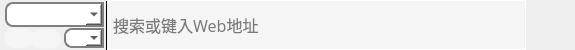
<?xml version="1.0" encoding="UTF-8"?>
<ui version="4.0">
 <class>Widget</class>
 <widget class="QWidget" name="Widget">
  <property name="windowModality">
   <enum>Qt::ApplicationModal</enum>
  </property>
  <property name="geometry">
   <rect>
    <x>0</x>
    <y>0</y>
    <width>575</width>
    <height>50</height>
   </rect>
  </property>
  <property name="windowTitle">
   <string>SimpleSearch</string>
  </property>
  <property name="windowIcon">
   <iconset>
    <normaloff>ApplicationIcon.ico</normaloff>ApplicationIcon.ico</iconset>
  </property>
  <property name="styleSheet">
   <string notr="true"/>
  </property>
  <widget class="QComboBox" name="edgeCombo">
   <property name="geometry">
    <rect>
     <x>5</x>
     <y>2</y>
     <width>99</width>
     <height>25</height>
    </rect>
   </property>
   <property name="font">
    <font>
     <pointsize>10</pointsize>
    </font>
   </property>
   <property name="cursor">
    <cursorShape>PointingHandCursor</cursorShape>
   </property>
   <property name="styleSheet">
    <string notr="true">/*
QComboBox {
	background-color: rgb(245, 245, 245);
	border-top-left-radius:8px;
    border-bottom-left-radius:8px;
	border-style:solid;
	border-width:1px;
}
*/

/* 未下拉时，QComboBox的样式 */
QComboBox {
    border: 2px solid gray;   /* 边框 */
	border-top-left-radius:8px;
    border-bottom-left-radius:8px;
    padding: 1px 18px 2px 3px;   /* 字体填衬 */
    color: rgb(0,0,0);
	background-color:rgb(255,255,255); 
}

/* 下拉后，整个下拉窗体样式 */
QComboBox QAbstractItemView {
    outline: 2px solid gray;   /* 选定项的虚框 */
    color: black;
    border: 2px solid gray;   /* 整个下拉窗体的边框 */
    background-color:rgb(255,255,255);    /* 整个下拉窗体的背景色 */
	selection-background-color: rgb(0,0,0);
}

/* 下拉后，整个下拉窗体越过每项的样式 */
QComboBox QAbstractItemView::item:hover {
	color: white;
    background-color:rgb(0,0,0);   /* 整个下拉窗体越过每项的背景色 */
}

/* 下拉后，整个下拉窗体被选择的每项的样式 */
QComboBox QAbstractItemView::item:selected {
	color:white;
	background-color:rgb(0,0,0); 
}

</string>
   </property>
   <property name="sizeAdjustPolicy">
    <enum>QComboBox::AdjustToContentsOnFirstShow</enum>
   </property>
   <property name="iconSize">
    <size>
     <width>16</width>
     <height>16</height>
    </size>
   </property>
  </widget>
  <widget class="QLineEdit" name="inputLineEdit">
   <property name="geometry">
    <rect>
     <x>106</x>
     <y>0</y>
     <width>420</width>
     <height>50</height>
    </rect>
   </property>
   <property name="palette">
    <palette>
     <active>
      <colorrole role="WindowText">
       <brush brushstyle="SolidPattern">
        <color alpha="255">
         <red>0</red>
         <green>0</green>
         <blue>0</blue>
        </color>
       </brush>
      </colorrole>
      <colorrole role="Button">
       <brush brushstyle="SolidPattern">
        <color alpha="255">
         <red>245</red>
         <green>245</green>
         <blue>245</blue>
        </color>
       </brush>
      </colorrole>
      <colorrole role="Light">
       <brush brushstyle="SolidPattern">
        <color alpha="255">
         <red>255</red>
         <green>255</green>
         <blue>255</blue>
        </color>
       </brush>
      </colorrole>
      <colorrole role="Midlight">
       <brush brushstyle="SolidPattern">
        <color alpha="255">
         <red>247</red>
         <green>247</green>
         <blue>247</blue>
        </color>
       </brush>
      </colorrole>
      <colorrole role="Dark">
       <brush brushstyle="SolidPattern">
        <color alpha="255">
         <red>120</red>
         <green>120</green>
         <blue>120</blue>
        </color>
       </brush>
      </colorrole>
      <colorrole role="Mid">
       <brush brushstyle="SolidPattern">
        <color alpha="255">
         <red>160</red>
         <green>160</green>
         <blue>160</blue>
        </color>
       </brush>
      </colorrole>
      <colorrole role="Text">
       <brush brushstyle="SolidPattern">
        <color alpha="255">
         <red>0</red>
         <green>0</green>
         <blue>0</blue>
        </color>
       </brush>
      </colorrole>
      <colorrole role="BrightText">
       <brush brushstyle="SolidPattern">
        <color alpha="255">
         <red>255</red>
         <green>255</green>
         <blue>255</blue>
        </color>
       </brush>
      </colorrole>
      <colorrole role="ButtonText">
       <brush brushstyle="SolidPattern">
        <color alpha="255">
         <red>0</red>
         <green>0</green>
         <blue>0</blue>
        </color>
       </brush>
      </colorrole>
      <colorrole role="Base">
       <brush brushstyle="SolidPattern">
        <color alpha="255">
         <red>245</red>
         <green>245</green>
         <blue>245</blue>
        </color>
       </brush>
      </colorrole>
      <colorrole role="Window">
       <brush brushstyle="SolidPattern">
        <color alpha="255">
         <red>245</red>
         <green>245</green>
         <blue>245</blue>
        </color>
       </brush>
      </colorrole>
      <colorrole role="Shadow">
       <brush brushstyle="SolidPattern">
        <color alpha="255">
         <red>0</red>
         <green>0</green>
         <blue>0</blue>
        </color>
       </brush>
      </colorrole>
      <colorrole role="AlternateBase">
       <brush brushstyle="SolidPattern">
        <color alpha="255">
         <red>247</red>
         <green>247</green>
         <blue>247</blue>
        </color>
       </brush>
      </colorrole>
      <colorrole role="ToolTipBase">
       <brush brushstyle="SolidPattern">
        <color alpha="255">
         <red>255</red>
         <green>255</green>
         <blue>220</blue>
        </color>
       </brush>
      </colorrole>
      <colorrole role="ToolTipText">
       <brush brushstyle="SolidPattern">
        <color alpha="255">
         <red>0</red>
         <green>0</green>
         <blue>0</blue>
        </color>
       </brush>
      </colorrole>
     </active>
     <inactive>
      <colorrole role="WindowText">
       <brush brushstyle="SolidPattern">
        <color alpha="255">
         <red>0</red>
         <green>0</green>
         <blue>0</blue>
        </color>
       </brush>
      </colorrole>
      <colorrole role="Button">
       <brush brushstyle="SolidPattern">
        <color alpha="255">
         <red>245</red>
         <green>245</green>
         <blue>245</blue>
        </color>
       </brush>
      </colorrole>
      <colorrole role="Light">
       <brush brushstyle="SolidPattern">
        <color alpha="255">
         <red>255</red>
         <green>255</green>
         <blue>255</blue>
        </color>
       </brush>
      </colorrole>
      <colorrole role="Midlight">
       <brush brushstyle="SolidPattern">
        <color alpha="255">
         <red>247</red>
         <green>247</green>
         <blue>247</blue>
        </color>
       </brush>
      </colorrole>
      <colorrole role="Dark">
       <brush brushstyle="SolidPattern">
        <color alpha="255">
         <red>120</red>
         <green>120</green>
         <blue>120</blue>
        </color>
       </brush>
      </colorrole>
      <colorrole role="Mid">
       <brush brushstyle="SolidPattern">
        <color alpha="255">
         <red>160</red>
         <green>160</green>
         <blue>160</blue>
        </color>
       </brush>
      </colorrole>
      <colorrole role="Text">
       <brush brushstyle="SolidPattern">
        <color alpha="255">
         <red>0</red>
         <green>0</green>
         <blue>0</blue>
        </color>
       </brush>
      </colorrole>
      <colorrole role="BrightText">
       <brush brushstyle="SolidPattern">
        <color alpha="255">
         <red>255</red>
         <green>255</green>
         <blue>255</blue>
        </color>
       </brush>
      </colorrole>
      <colorrole role="ButtonText">
       <brush brushstyle="SolidPattern">
        <color alpha="255">
         <red>0</red>
         <green>0</green>
         <blue>0</blue>
        </color>
       </brush>
      </colorrole>
      <colorrole role="Base">
       <brush brushstyle="SolidPattern">
        <color alpha="255">
         <red>245</red>
         <green>245</green>
         <blue>245</blue>
        </color>
       </brush>
      </colorrole>
      <colorrole role="Window">
       <brush brushstyle="SolidPattern">
        <color alpha="255">
         <red>245</red>
         <green>245</green>
         <blue>245</blue>
        </color>
       </brush>
      </colorrole>
      <colorrole role="Shadow">
       <brush brushstyle="SolidPattern">
        <color alpha="255">
         <red>0</red>
         <green>0</green>
         <blue>0</blue>
        </color>
       </brush>
      </colorrole>
      <colorrole role="AlternateBase">
       <brush brushstyle="SolidPattern">
        <color alpha="255">
         <red>247</red>
         <green>247</green>
         <blue>247</blue>
        </color>
       </brush>
      </colorrole>
      <colorrole role="ToolTipBase">
       <brush brushstyle="SolidPattern">
        <color alpha="255">
         <red>255</red>
         <green>255</green>
         <blue>220</blue>
        </color>
       </brush>
      </colorrole>
      <colorrole role="ToolTipText">
       <brush brushstyle="SolidPattern">
        <color alpha="255">
         <red>0</red>
         <green>0</green>
         <blue>0</blue>
        </color>
       </brush>
      </colorrole>
     </inactive>
     <disabled>
      <colorrole role="WindowText">
       <brush brushstyle="SolidPattern">
        <color alpha="255">
         <red>120</red>
         <green>120</green>
         <blue>120</blue>
        </color>
       </brush>
      </colorrole>
      <colorrole role="Button">
       <brush brushstyle="SolidPattern">
        <color alpha="255">
         <red>245</red>
         <green>245</green>
         <blue>245</blue>
        </color>
       </brush>
      </colorrole>
      <colorrole role="Light">
       <brush brushstyle="SolidPattern">
        <color alpha="255">
         <red>255</red>
         <green>255</green>
         <blue>255</blue>
        </color>
       </brush>
      </colorrole>
      <colorrole role="Midlight">
       <brush brushstyle="SolidPattern">
        <color alpha="255">
         <red>247</red>
         <green>247</green>
         <blue>247</blue>
        </color>
       </brush>
      </colorrole>
      <colorrole role="Dark">
       <brush brushstyle="SolidPattern">
        <color alpha="255">
         <red>120</red>
         <green>120</green>
         <blue>120</blue>
        </color>
       </brush>
      </colorrole>
      <colorrole role="Mid">
       <brush brushstyle="SolidPattern">
        <color alpha="255">
         <red>160</red>
         <green>160</green>
         <blue>160</blue>
        </color>
       </brush>
      </colorrole>
      <colorrole role="Text">
       <brush brushstyle="SolidPattern">
        <color alpha="255">
         <red>120</red>
         <green>120</green>
         <blue>120</blue>
        </color>
       </brush>
      </colorrole>
      <colorrole role="BrightText">
       <brush brushstyle="SolidPattern">
        <color alpha="255">
         <red>255</red>
         <green>255</green>
         <blue>255</blue>
        </color>
       </brush>
      </colorrole>
      <colorrole role="ButtonText">
       <brush brushstyle="SolidPattern">
        <color alpha="255">
         <red>120</red>
         <green>120</green>
         <blue>120</blue>
        </color>
       </brush>
      </colorrole>
      <colorrole role="Base">
       <brush brushstyle="SolidPattern">
        <color alpha="255">
         <red>245</red>
         <green>245</green>
         <blue>245</blue>
        </color>
       </brush>
      </colorrole>
      <colorrole role="Window">
       <brush brushstyle="SolidPattern">
        <color alpha="255">
         <red>245</red>
         <green>245</green>
         <blue>245</blue>
        </color>
       </brush>
      </colorrole>
      <colorrole role="Shadow">
       <brush brushstyle="SolidPattern">
        <color alpha="255">
         <red>0</red>
         <green>0</green>
         <blue>0</blue>
        </color>
       </brush>
      </colorrole>
      <colorrole role="AlternateBase">
       <brush brushstyle="SolidPattern">
        <color alpha="255">
         <red>240</red>
         <green>240</green>
         <blue>240</blue>
        </color>
       </brush>
      </colorrole>
      <colorrole role="ToolTipBase">
       <brush brushstyle="SolidPattern">
        <color alpha="255">
         <red>255</red>
         <green>255</green>
         <blue>220</blue>
        </color>
       </brush>
      </colorrole>
      <colorrole role="ToolTipText">
       <brush brushstyle="SolidPattern">
        <color alpha="255">
         <red>0</red>
         <green>0</green>
         <blue>0</blue>
        </color>
       </brush>
      </colorrole>
     </disabled>
    </palette>
   </property>
   <property name="font">
    <font>
     <family>微软雅黑</family>
     <pointsize>12</pointsize>
     <bold>false</bold>
     <underline>false</underline>
     <strikeout>false</strikeout>
     <kerning>true</kerning>
    </font>
   </property>
   <property name="statusTip">
    <string/>
   </property>
   <property name="styleSheet">
    <string notr="true">QLineEdit{ 
	border-width:1px; 
	border-style: solid; 
	border-color: white white white black; }
QLineEdit{
	background-color: rgb(245, 245, 245);
}</string>
   </property>
   <property name="text">
    <string/>
   </property>
   <property name="maxLength">
    <number>2000</number>
   </property>
   <property name="placeholderText">
    <string> 搜索或键入Web地址</string>
   </property>
  </widget>
  <widget class="QPushButton" name="searchBtn">
   <property name="geometry">
    <rect>
     <x>525</x>
     <y>0</y>
     <width>50</width>
     <height>50</height>
    </rect>
   </property>
   <property name="cursor">
    <cursorShape>PointingHandCursor</cursorShape>
   </property>
   <property name="styleSheet">
    <string notr="true">QPushButton{
	background-color: rgbrgb(245, 245, 245);
	border-top-right-radius:15px;
	border-bottom-right-radius:15px;
}
QPushButton:pressed{	
	background-color:rgb(222, 222, 222);
}</string>
   </property>
   <property name="text">
    <string/>
   </property>
   <property name="icon">
    <iconset resource="src.qrc">
     <normaloff>:/images/icons/search.ico</normaloff>:/images/icons/search.ico</iconset>
   </property>
   <property name="iconSize">
    <size>
     <width>46</width>
     <height>46</height>
    </size>
   </property>
  </widget>
  <widget class="QPushButton" name="dragBtn">
   <property name="geometry">
    <rect>
     <x>31</x>
     <y>29</y>
     <width>30</width>
     <height>20</height>
    </rect>
   </property>
   <property name="cursor">
    <cursorShape>PointingHandCursor</cursorShape>
   </property>
   <property name="styleSheet">
    <string notr="true">QPushButton{
	background-color: rgb(245,245,245);
	border-radius:10px;
}</string>
   </property>
   <property name="text">
    <string/>
   </property>
   <property name="icon">
    <iconset resource="src.qrc">
     <normaloff>:/images/icons/noDrag.ico</normaloff>:/images/icons/noDrag.ico</iconset>
   </property>
   <property name="iconSize">
    <size>
     <width>29</width>
     <height>19</height>
    </size>
   </property>
  </widget>
  <widget class="QPushButton" name="topBtn">
   <property name="geometry">
    <rect>
     <x>4</x>
     <y>28</y>
     <width>30</width>
     <height>20</height>
    </rect>
   </property>
   <property name="cursor">
    <cursorShape>PointingHandCursor</cursorShape>
   </property>
   <property name="layoutDirection">
    <enum>Qt::LeftToRight</enum>
   </property>
   <property name="styleSheet">
    <string notr="true">QPushButton{
	background-color: rgb(245,245,245);
	border-radius:10px;
}</string>
   </property>
   <property name="text">
    <string/>
   </property>
   <property name="icon">
    <iconset resource="src.qrc">
     <normaloff>:/images/icons/noTop.ico</normaloff>:/images/icons/noTop.ico</iconset>
   </property>
   <property name="iconSize">
    <size>
     <width>15</width>
     <height>15</height>
    </size>
   </property>
  </widget>
  <widget class="QComboBox" name="transCombo">
   <property name="geometry">
    <rect>
     <x>64</x>
     <y>28</y>
     <width>40</width>
     <height>20</height>
    </rect>
   </property>
   <property name="cursor">
    <cursorShape>PointingHandCursor</cursorShape>
   </property>
   <property name="styleSheet">
    <string notr="true">/*
QComboBox {
	background-color:  rgb(245, 245, 245);
	border-top-left-radius:8px;
    border-bottom-left-radius:8px;
	border-style:solid;
	border-width:1px;
}
*/

/* 未下拉时，QComboBox的样式 */
QComboBox {
    border: 2px solid gray;   /* 边框 */
	border-top-left-radius:8px;
    border-bottom-left-radius:8px;
    color: rgb(0,0,0);
	background-color:rgb(255,255,255); 
}

/* 下拉后，整个下拉窗体样式 */
QComboBox QAbstractItemView {
    outline: 2px solid gray;   /* 选定项的虚框 */
    color: black;
    border: 2px solid gray;   /* 整个下拉窗体的边框 */
    background-color:rgb(255,255,255);    /* 整个下拉窗体的背景色 */
	selection-background-color: rgb(0,0,0);
}

/* 下拉后，整个下拉窗体越过每项的样式 */
QComboBox QAbstractItemView::item:hover {
	color: white;
    background-color:rgb(0,0,0);   /* 整个下拉窗体越过每项的背景色 */
}

/* 下拉后，整个下拉窗体被选择的每项的样式 */
QComboBox QAbstractItemView::item:selected {
	color:white;
	background-color:rgb(0,0,0); 
}
</string>
   </property>
  </widget>
 </widget>
 <layoutdefault spacing="6" margin="11"/>
 <resources>
  <include location="src.qrc"/>
 </resources>
 <connections/>
</ui>
